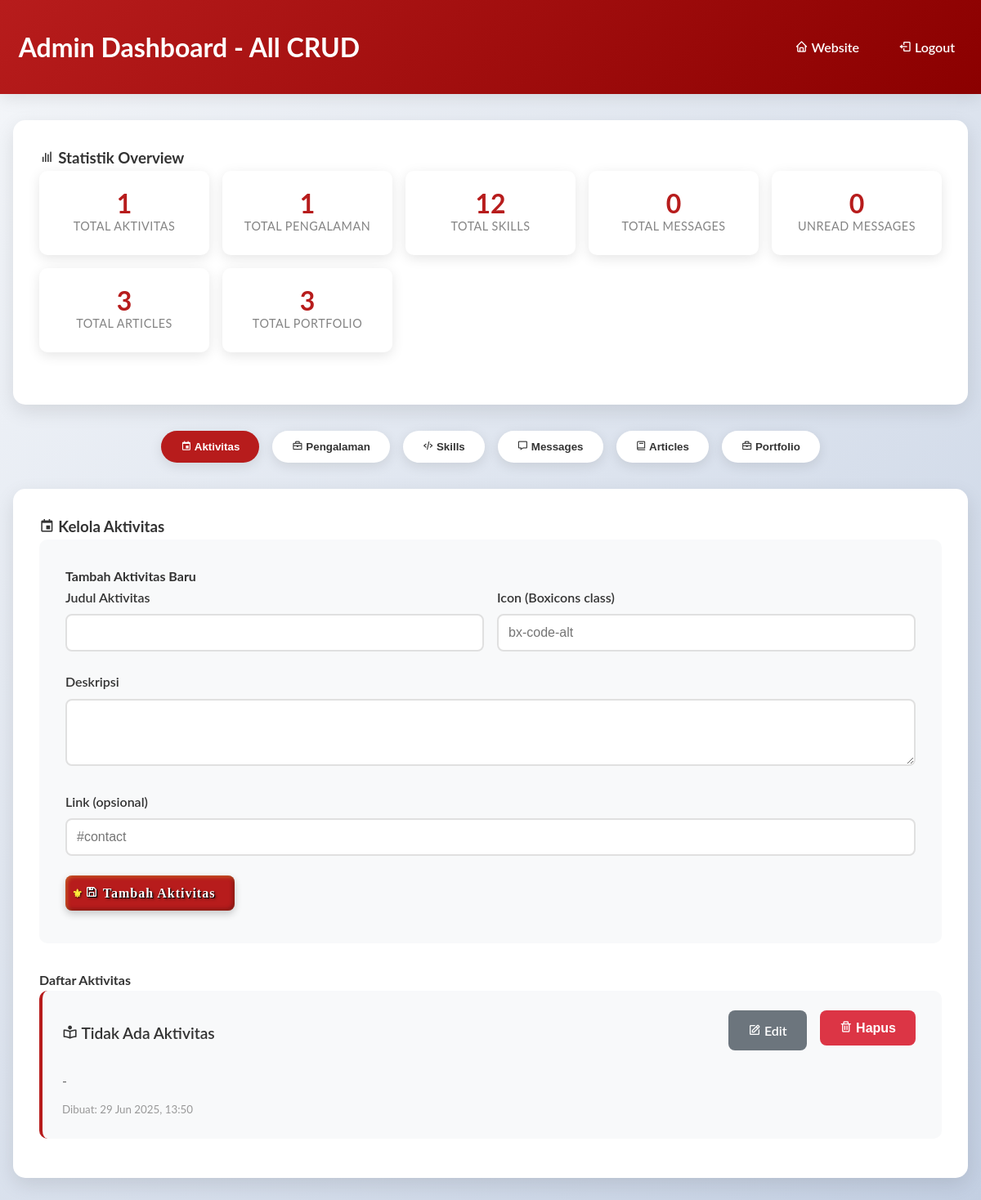
The page /admin/dashboard.php (signed in) on the database as committed earlier.
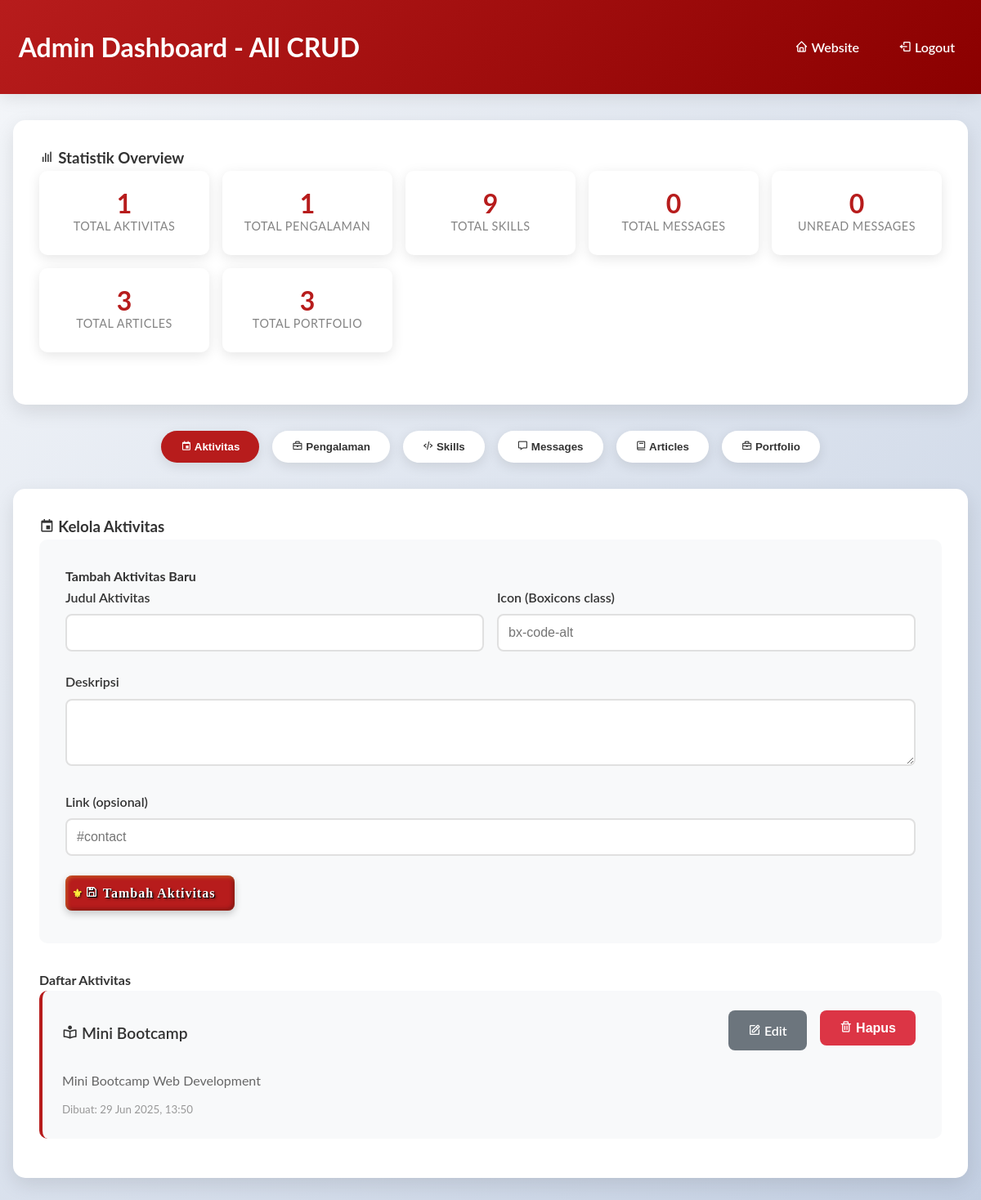
The same page on the database as committed later.
### tables this page shows
CREATE TABLE activities (
        id INTEGER PRIMARY KEY AUTOINCREMENT,
        title TEXT NOT NULL,
        description TEXT NOT NULL,
        icon TEXT,
        link TEXT,
        created_at DATETIME DEFAULT CURRENT_TIMESTAMP
    );

### admin/dashboard.php (the view, shortened to what the changed rows need)
<?php
require_once '../database/init_db.php';
try {
    $stmt = $pdo->query("SELECT * FROM activities ORDER BY created_at DESC");
    $activities = $stmt->fetchAll(PDO::FETCH_ASSOC);
    $stmt = $pdo->query("SELECT * FROM skills ORDER BY category, name");
    $skills = $stmt->fetchAll(PDO::FETCH_ASSOC);
} catch (PDOException $e) {
    $error = "Error loading data: " . $e->getMessage();
}
?>
<!DOCTYPE html>
<html lang="id">
<head>
    <link href='https://unpkg.com/boxicons@2.1.4/css/boxicons.min.css' rel='stylesheet'>
    <link rel="stylesheet" href="../assets/css/style.css">
</head>
<body>
    <div class="admin-header">
        <div class="container">
            <h1 class="admin-title">
                <i class='bx bx-dashboard'></i> Admin Dashboard - All CRUD
            </h1>
        </div>
    </div>
    <div class="container">
        <div class="admin-container">
            <div class="stats-grid">
                <div class="stat-card">
                    <div class="stat-number"><?php echo count($skills); ?></div>
                    <div class="stat-label">Total Skills</div>
                </div>
            </div>
        </div>
        <div id="activities" class="tab-content active">
            <div class="admin-container">
                <?php if (empty($activities)): ?>
                    <p style="text-align: center; color: #666; padding: 2rem;">Belum ada aktivitas.</p>
                <?php else: ?>
                    <?php foreach ($activities as $activity): ?>
                        <div class="item">
                            <div class="item-header">
                                <div class="item-title">
                                    <i class='bx <?php echo htmlspecialchars($activity['icon']); ?>'></i>
                                    <?php echo htmlspecialchars($activity['title']); ?>
                                </div>
                                <div class="item-actions">
                                    <a href="?edit_activity=<?php echo $activity['id']; ?>" class="btn btn-secondary">
                                        <i class='bx bx-edit'></i> Edit
                                    </a>
                                    <form method="POST" style="display: inline;" onsubmit="return confirm('Yakin ingin menghapus aktivitas ini?')">
                                        <button type="submit" class="btn btn-danger">
                                            <i class='bx bx-trash'></i> Hapus
                                        </button>
                                    </form>
                                </div>
                            </div>
                            <p style="color: #666; margin-bottom: 0.5rem;"><?php echo htmlspecialchars($activity['description']); ?></p>
                            <small style="color: #999;">
                                Dibuat: <?php echo date('d M Y, H:i', strtotime($activity['created_at'])); ?>
                            </small>
                        </div>
                    <?php endforeach; ?>
                <?php endif; ?>
            </div>
        </div>
    </div>
</body>
</html>

Rows that differ between the two databases and show on the page:
changed activities: title "Tidak Ada Aktivitas" → "Mini Bootcamp"; description "-" → "Mini Bootcamp Web Development"
Other text that changed with them:
count($skills): "12" → "9"
